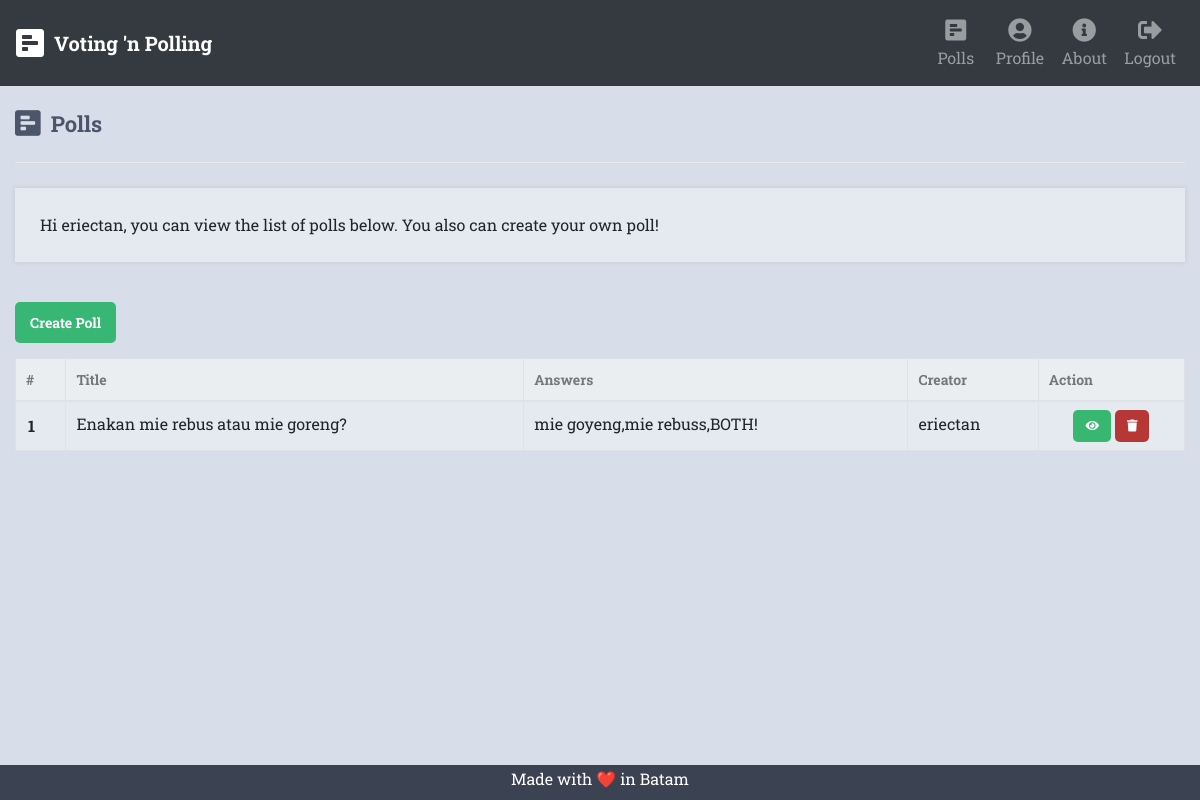
/index.php (signed in), run on the app's committed database.
### tables this page shows
CREATE TABLE `polls` (
  `id` int(11) NOT NULL,
  `title` text NOT NULL,
  `desc` text NOT NULL,
  `creator_id` int(11) NOT NULL
);

CREATE TABLE `accounts` (
  `id` int(11) NOT NULL,
  `username` varchar(50) NOT NULL,
  `password` varchar(255) NOT NULL,
  `email` varchar(100) NOT NULL,
  `npm` varchar(255) NOT NULL,
  `ip` varchar(255) NOT NULL,
  `prodi` varchar(255) NOT NULL
);

### index.php (the view, shortened to what this page needs)
<?php
include 'functions.php';
$pdo = pdo_connect_mysql();
$stmt = $pdo->query('SELECT p.*, GROUP_CONCAT(pa.title ORDER BY pa.id) AS answers FROM polls p LEFT JOIN poll_answers pa ON pa.poll_id = p.id GROUP BY p.id');
$polls = $stmt->fetchAll(PDO::FETCH_ASSOC);
?>
<?=template_header('Polls')?>
<div class="container-fluid content home">
	<h2><i class="fa fa-poll-h fa-lg" style="margin-right: 10px;"></i>Polls</h2>
    <p>Hi <?=$_SESSION['name']?>, you can view the list of polls below. You also can create your own poll!</p>
    <a href="create.php" class="create-poll">Create Poll</a>
	<table class="table table-bordered">
        <thead class="thead-dark">
            <tr>
                <td scope="col">#</td>
                <td scope="col">Title</td>
                <td scope="col">Answers</td>
                <td scope="col">Creator</td>
                <td scope="col">Action</td>
            </tr>
        </thead>
        <tbody>
            <?php $num = 1; ?>
            <?php foreach ($polls as $poll): ?>
            <?php
            $stmt = $pdo->query('SELECT username FROM accounts WHERE id = ' . $poll['creator_id']);
            $creator = $stmt->fetch(PDO::FETCH_ASSOC);
            $creator_name = $creator['username'];
            ?>
            <tr>
                <th scope="row"><?=$num?></td>
                <td><?=$poll['title']?></td>
                <td><?=$poll['answers']?></td>
                <td><?=$creator_name?></td>
                <td class="actions">
                    <a href="vote.php?id=<?=$poll['id']?>" class="view" title="View Poll"><i class="fas fa-eye fa-xs"></i></a>
                    <?php
                    if ($_SESSION['id'] == $poll['creator_id']) {
                        echo '<a href="delete.php?id=' . $poll['id'] . '" class="trash" title="Delete Poll"><i class="fas fa-trash fa-xs"></i></a>';
                    }
                    ?>
                </td>
            </tr>
            <?php $num++; ?>
            <?php endforeach;?>
        </tbody>
    </table>
</div>
<?=template_footer()?>

### style.css (style rules this page uses)
* { box-sizing: border-box; font-family: 'Roboto Slab', 'Roboto', sans-serif; font-size: 16px; -webkit-font-smoothing: antialiased; -moz-osx-font-smoothing: grayscale; }
body { background-color: var(--nord4); margin: 0; }
.content { width: 100%; margin: 0 auto; }
.content h2 { margin: 0; padding: 25px 0; font-size: 22px; border-bottom: 1px solid #ebebeb; color: var(--nord3); font-weight: bold; }
.content>p, .content>div { box-shadow: 0 0 5px 0 rgba(0, 0, 0, 0.1); margin: 25px 0; padding: 25px; background-color: var(--nord5); }
.home .create-poll { display: inline-block; text-decoration: none; background-color: #38b673; font-weight: bold; font-size: 14px; border-radius: 5px; color: #FFFFFF; padding: 10px 15px; margin: 15px 0; }
.home table { width: 100%; padding-top: 30px; border-collapse: collapse; }
.home table thead { background-color: #ebeef1; border-bottom: 1px solid #d3dae0; }
.home table thead td { padding: 10px; font-weight: bold; color: #767779; font-size: 14px; }
.home table tbody tr { border-bottom: 1px solid #d3dae0; background-color: var(--nord5); }
.home table tbody tr td { padding: 10px; }
.home table tbody tr td.actions { padding: 8px; text-align: center; }
.home table tbody tr td.actions .view, .home table tbody tr td.actions .edit, .home table tbody tr td.actions .trash { display: inline-flex; text-align: center; text-decoration: none; color: #FFFFFF; padding: 10px 12px; border-radius: 5px; }
.home table tbody tr td.actions .trash { background-color: #b73737; }
.home table tbody tr td.actions .view { background-color: #37b770; }

### nord.css (style rules this page uses)
:root { --nord0: #2e3440; --nord1: #3b4252; --nord2: #434c5e; --nord3: #4c566a; --nord4: #d8dee9; --nord5: #e5e9f0; --nord6: #eceff4; --nord7: #8fbcbb; --nord8: #88c0d0; --nord9: #81a1c1; --nord10: #5e81ac; --nord11: #bf616a; --nord12: #d08770; --nord13: #ebcb8b; --nord14: #a3be8c; --nord15: #b48ead; }

### data on the page
polls: title "Enakan mie rebus atau mie goreng?", answers "mie goyeng,mie rebuss,BOTH!", creator.username "eriectan"

### other printed values
$_SESSION['name'] "eriectan"
